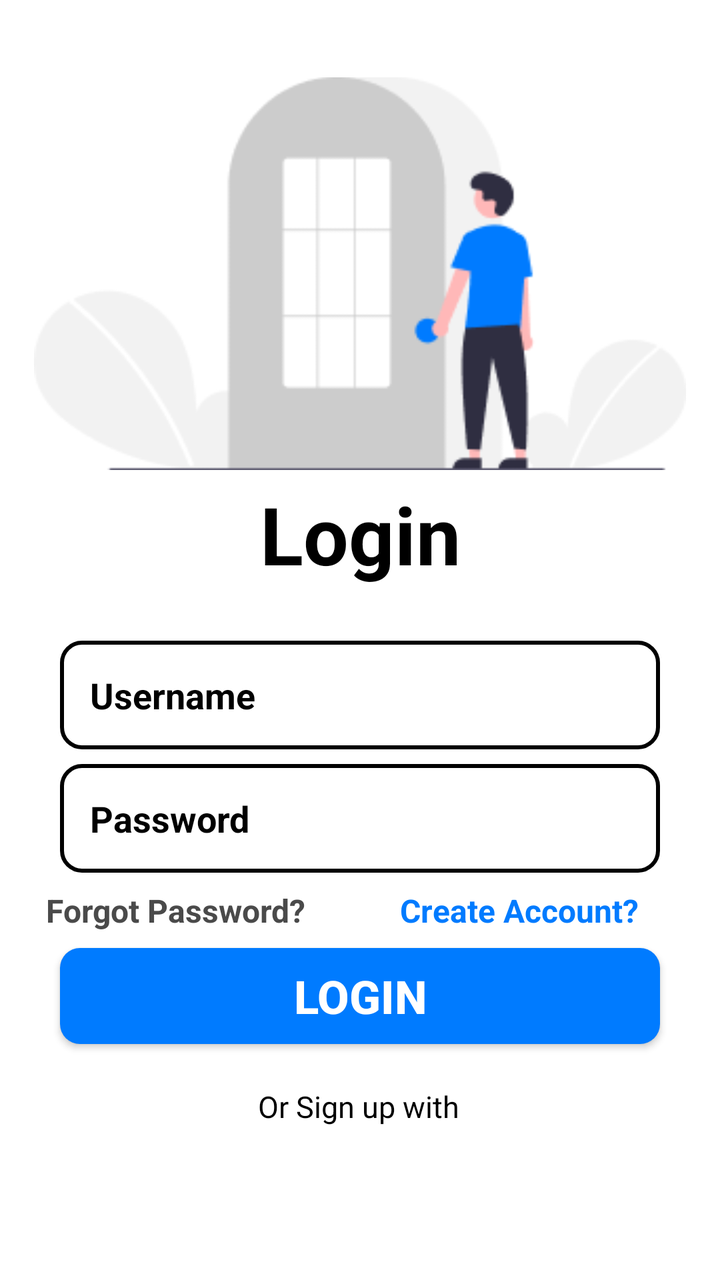
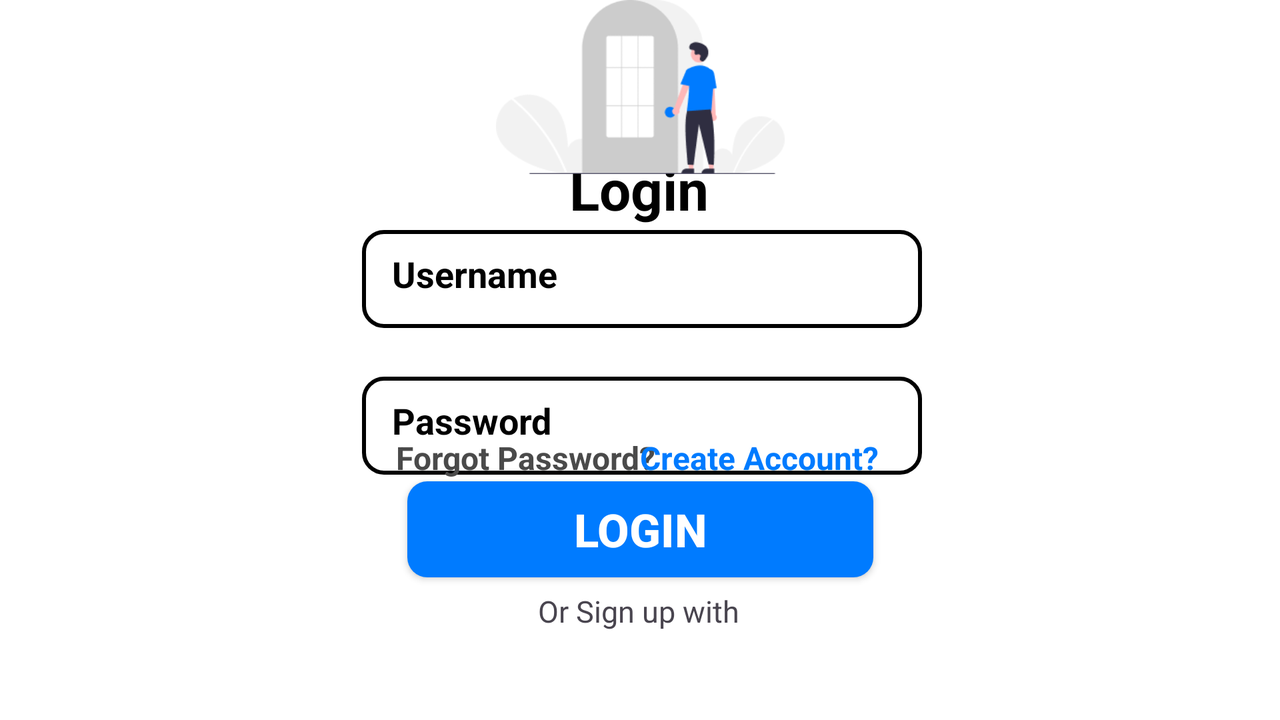

Two renders of one Android screen. The first uses the default layout on a phone; the second uses the alternative layout the repository ships for a different screen configuration, on a matching device. The two XML files are below.
<!-- AndroidManifest.xml: application theme Theme.TuluyanApp -->
<!-- res/layout/activity_user_login.xml -->
<?xml version="1.0" encoding="utf-8"?>
<androidx.constraintlayout.widget.ConstraintLayout xmlns:android="http://schemas.android.com/apk/res/android"
    xmlns:app="http://schemas.android.com/apk/res-auto"
    xmlns:tools="http://schemas.android.com/tools"
    android:id="@+id/main"
    android:background="@color/white"
    android:layout_width="match_parent"
    android:layout_height="match_parent"
    tools:context=".ownerLogin">

    <TextView
        android:id="@+id/textView5"
        android:layout_width="132dp"
        android:layout_height="62dp"
        android:text="@string/app10"
        android:textAlignment="center"
        android:textColor="@color/black"
        android:textSize="40sp"
        android:textStyle="bold"
        app:layout_constraintBottom_toBottomOf="parent"
        app:layout_constraintEnd_toEndOf="parent"
        app:layout_constraintStart_toStartOf="parent"
        app:layout_constraintTop_toBottomOf="@+id/imageView3"
        app:layout_constraintVertical_bias="0.0"
        tools:ignore="TextSizeCheck" />

    <ImageView
        android:id="@+id/imageView3"
        android:layout_width="326dp"
        android:layout_height="207dp"
        android:contentDescription="@string/app1"
        app:layout_constraintBottom_toBottomOf="parent"
        app:layout_constraintEnd_toEndOf="parent"
        app:layout_constraintStart_toStartOf="parent"
        app:layout_constraintTop_toTopOf="parent"
        app:layout_constraintVertical_bias="0.077"
        app:srcCompat="@drawable/rental3"/>

    <EditText
        android:id="@+id/TTeditTextTextEmailAddress"
        android:layout_width="match_parent"
        android:layout_height="wrap_content"
        android:layout_marginStart="30dp"
        android:layout_marginEnd="30dp"
        android:background="@drawable/border_rounded"
        android:ems="10"
        android:hint="@string/app6"
        android:inputType="textEmailAddress"
        android:minHeight="48dp"
        android:padding="15dp"
        android:textColor="@color/black"
        android:textColorHint="@color/black"
        android:textStyle="bold"
        app:layout_constraintBottom_toBottomOf="parent"
        app:layout_constraintEnd_toEndOf="parent"
        app:layout_constraintStart_toStartOf="parent"
        app:layout_constraintTop_toBottomOf="@+id/textView5"
        app:layout_constraintVertical_bias="0.064"
        tools:ignore="Autofill" />

    <EditText
        android:id="@+id/TTeditTextTextPassword"
        android:layout_width="match_parent"
        android:layout_height="wrap_content"
        android:layout_marginStart="30dp"
        android:layout_marginEnd="30dp"
        android:background="@drawable/border_rounded"
        android:ems="10"
        android:hint="@string/app7"
        android:inputType="textPassword"
        android:minHeight="48dp"
        android:padding="15dp"
        android:textColorHint="@color/black"
        android:textStyle="bold"
        app:layout_constraintBottom_toBottomOf="parent"
        app:layout_constraintEnd_toEndOf="parent"
        app:layout_constraintStart_toStartOf="parent"
        app:layout_constraintTop_toBottomOf="@+id/TTeditTextTextEmailAddress"
        app:layout_constraintVertical_bias="0.035"
        tools:ignore="Autofill" />

    <TextView
        android:id="@+id/TTtextView7"
        android:layout_width="wrap_content"
        android:layout_height="wrap_content"
        android:padding="10dp"
        android:text="@string/app8"
        android:textAlignment="center"
        android:textColor="@color/gray"
        android:textSize="16sp"
        android:textStyle="bold"
        app:layout_constraintBottom_toTopOf="@+id/TTbutton3"
        app:layout_constraintEnd_toEndOf="parent"
        app:layout_constraintHorizontal_bias="0.061"
        app:layout_constraintStart_toStartOf="parent"
        app:layout_constraintTop_toBottomOf="@+id/TTeditTextTextPassword"
        app:layout_constraintVertical_bias="0.51" />

    <TextView
        android:id="@+id/TTtextView8"
        android:layout_width="wrap_content"
        android:layout_height="wrap_content"
        android:padding="10dp"
        android:text="@string/app9"
        android:textAlignment="center"
        android:textColor="@color/blue"
        android:textSize="16sp"
        android:textStyle="bold"
        app:layout_constraintBottom_toTopOf="@+id/TTbutton3"
        app:layout_constraintEnd_toEndOf="parent"
        app:layout_constraintHorizontal_bias="0.86"
        app:layout_constraintStart_toStartOf="parent"
        app:layout_constraintTop_toBottomOf="@+id/TTeditTextTextPassword"
        app:layout_constraintVertical_bias="0.514" />

    <androidx.appcompat.widget.AppCompatButton
        android:id="@+id/TTbutton3"
        android:layout_width="match_parent"
        android:layout_height="wrap_content"
        android:layout_marginStart="30dp"
        android:layout_marginEnd="30dp"
        android:background="@drawable/blue_bg"
        android:text="@string/app10"
        android:textColor="@color/white"
        android:textSize="23sp"
        android:textStyle="bold"
        app:layout_constraintBottom_toBottomOf="parent"
        app:layout_constraintEnd_toEndOf="parent"
        app:layout_constraintStart_toStartOf="parent"
        app:layout_constraintTop_toBottomOf="@+id/TTeditTextTextPassword"
        app:layout_constraintVertical_bias="0.241" />

    <TextView
        android:id="@+id/textView9"
        android:layout_width="wrap_content"
        android:layout_height="wrap_content"
        android:text="@string/app11"
        android:textColor="@color/black"
        android:textSize="15sp"
        app:layout_constraintBottom_toBottomOf="parent"
        app:layout_constraintEnd_toEndOf="parent"
        app:layout_constraintHorizontal_bias="0.498"
        app:layout_constraintStart_toStartOf="parent"
        app:layout_constraintTop_toBottomOf="@+id/TTbutton3"
        app:layout_constraintVertical_bias="0.214" />

    <LinearLayout
        android:id="@+id/linearLayout"
        android:layout_width="match_parent"
        android:layout_height="wrap_content"
        android:gravity="center"
        android:orientation="horizontal"
        app:layout_constraintBottom_toBottomOf="parent"
        app:layout_constraintEnd_toEndOf="parent"
        app:layout_constraintStart_toStartOf="parent"
        app:layout_constraintTop_toBottomOf="@+id/textView9"
        app:layout_constraintVertical_bias="0.118">

        <ImageView
            android:id="@+id/imageView4"
            android:layout_width="wrap_content"
            android:layout_height="wrap_content"
            android:layout_weight="1"
            android:contentDescription="@string/app1"
            app:srcCompat="@drawable/rental4" />

        <ImageView
            android:id="@+id/imageView5"
            android:layout_width="wrap_content"
            android:layout_height="wrap_content"
            android:layout_weight="1"
            android:contentDescription="@string/app1"
            app:srcCompat="@drawable/rental5" />

        <ImageView
            android:id="@+id/imageView6"
            android:layout_width="wrap_content"
            android:layout_height="wrap_content"
            android:layout_weight="1"
            android:contentDescription="@string/app1"
            app:srcCompat="@drawable/rental6" />
    </LinearLayout>
</androidx.constraintlayout.widget.ConstraintLayout>
<!-- resources referenced by this layout -->
<resources>
  <color name="black">#FF000000</color>
  <color name="blue">#007BFF</color>
  <color name="gray">#4A4A4A</color>
  <color name="white">#FFFFFFFF</color>
  <!-- drawable blue_bg (drawable) -->
  <?xml version="1.0" encoding="utf-8"?>
  <selector xmlns:android="http://schemas.android.com/apk/res/android"
      >
      <item>
          <shape android:shape="rectangle">
              <solid android:color="#007BFF"/>/>
              <corners android:radius="10dp"/>
          </shape>
  
      </item>
  </selector>
  <!-- drawable border_rounded (drawable) -->
  <shape xmlns:android="http://schemas.android.com/apk/res/android">
      <solid android:color="@android:color/white"/> 
      <stroke
          android:width="2dp"
          android:color="@color/black"/> 
      <corners android:radius="10dp"/> 
  </shape>
  <!-- drawable rental3: png bitmap (drawable, 8157 bytes) -->
  <string name="app1">Welcome to</string>
  <string name="app10">Login</string>
  <string name="app11">Or Sign up with</string>
  <string name="app6">Username</string>
  <string name="app7">Password</string>
  <string name="app8">Forgot Password?</string>
  <string name="app9">Create Account?</string>
  <style name="Theme.TuluyanApp" parent="Base.Theme.TuluyanApp" />
  <style name="Base.Theme.TuluyanApp" parent="Theme.Material3.DayNight.NoActionBar">
          
          
      </style>
</resources>
<!-- res/layout-land/activity_user_login.xml (the repository's variant of the layout above) -->
<!-- drawn on the phone turned sideways -->
<?xml version="1.0" encoding="utf-8"?>
<androidx.constraintlayout.widget.ConstraintLayout xmlns:android="http://schemas.android.com/apk/res/android"
    xmlns:app="http://schemas.android.com/apk/res-auto"
    xmlns:tools="http://schemas.android.com/tools"
    android:id="@+id/main"
    android:background="@color/white"
    android:layout_width="match_parent"
    android:layout_height="match_parent"
    tools:context=".UserLogin">

    <TextView
        android:id="@+id/textView6"
        android:layout_width="115dp"
        android:layout_height="45dp"
        android:text="@string/app10"
        android:textAlignment="center"
        android:textColor="@color/black"
        android:textSize="28sp"
        android:textStyle="bold"
        app:layout_constraintBottom_toBottomOf="parent"
        app:layout_constraintEnd_toEndOf="parent"
        app:layout_constraintHorizontal_bias="0.499"
        app:layout_constraintStart_toStartOf="parent"
        app:layout_constraintTop_toTopOf="parent"
        app:layout_constraintVertical_bias="0.24"
        tools:ignore="TextSizeCheck"/>

    <ImageView
        android:id="@+id/imageView7"
        android:layout_width="151dp"
        android:layout_height="87dp"
        android:contentDescription="@string/app1"
        app:layout_constraintBottom_toBottomOf="parent"
        app:layout_constraintEnd_toEndOf="parent"
        app:layout_constraintStart_toStartOf="parent"
        app:layout_constraintTop_toTopOf="parent"
        app:layout_constraintVertical_bias="0.0"
        app:srcCompat="@drawable/rental3" />

    <EditText
        android:id="@+id/editTextTextEmailAddress2"
        android:layout_width="280dp"
        android:layout_height="49dp"
        android:layout_marginTop="10dp"
        android:background="@drawable/border_rounded"
        android:ems="10"
        android:hint="@string/app6"
        android:inputType="textEmailAddress"
        android:minHeight="48dp"
        android:padding="15dp"
        android:textColorHint="@color/black"
        android:textStyle="bold"
        app:layout_constraintBottom_toBottomOf="parent"
        app:layout_constraintEnd_toEndOf="parent"
        app:layout_constraintHorizontal_bias="0.503"
        app:layout_constraintStart_toStartOf="parent"
        app:layout_constraintTop_toTopOf="parent"
        app:layout_constraintVertical_bias="0.349"
        tools:ignore="Autofill" />

    <EditText
        android:id="@+id/editTextTextPassword2"
        android:layout_width="280dp"
        android:layout_height="49dp"
        android:layout_marginTop="170dp"
        android:background="@drawable/border_rounded"
        android:ems="10"
        android:hint="@string/app7"
        android:inputType="textPassword"
        android:minHeight="48dp"
        android:padding="15dp"
        android:textColorHint="@color/black"
        android:textStyle="bold"
        app:layout_constraintBottom_toBottomOf="parent"
        app:layout_constraintEnd_toEndOf="parent"
        app:layout_constraintHorizontal_bias="0.503"
        app:layout_constraintStart_toStartOf="parent"
        app:layout_constraintTop_toTopOf="parent"
        app:layout_constraintVertical_bias="0.13"
        tools:ignore="Autofill" />

    <TextView
        android:id="@+id/textView10"
        android:layout_width="142dp"
        android:layout_height="31dp"
        android:text="@string/app8"
        android:textAlignment="center"
        android:textColor="@color/gray"
        android:textSize="16sp"
        android:textStyle="bold"
        app:layout_constraintBottom_toBottomOf="parent"
        app:layout_constraintEnd_toEndOf="parent"
        app:layout_constraintHorizontal_bias="0.385"
        app:layout_constraintStart_toStartOf="parent"
        app:layout_constraintTop_toTopOf="parent"
        app:layout_constraintVertical_bias="0.663" />

    <TextView
        android:id="@+id/textView11"
        android:layout_width="142dp"
        android:layout_height="31dp"
        android:text="@string/app9"
        android:textAlignment="center"
        android:textColor="@color/blue"
        android:textSize="16sp"
        android:textStyle="bold"
        app:layout_constraintBottom_toBottomOf="parent"
        app:layout_constraintEnd_toEndOf="parent"
        app:layout_constraintHorizontal_bias="0.619"
        app:layout_constraintStart_toStartOf="parent"
        app:layout_constraintTop_toTopOf="parent"
        app:layout_constraintVertical_bias="0.663" />

    <androidx.appcompat.widget.AppCompatButton
        android:id="@+id/button4"
        android:layout_width="233dp"
        android:layout_height="48dp"
        android:background="@drawable/blue_bg"
        android:text="@string/app10"
        android:textColor="@color/white"
        android:textSize="23sp"
        android:textStyle="bold"
        app:layout_constraintBottom_toBottomOf="parent"
        app:layout_constraintEnd_toEndOf="parent"
        app:layout_constraintStart_toStartOf="parent"
        app:layout_constraintTop_toTopOf="parent"
        app:layout_constraintVertical_bias="0.771" />

    <TextView
        android:id="@+id/textView12"
        android:layout_width="wrap_content"
        android:layout_height="wrap_content"
        android:text="@string/app11"
        android:textSize="15sp"
        app:layout_constraintBottom_toBottomOf="parent"
        app:layout_constraintEnd_toEndOf="parent"
        app:layout_constraintHorizontal_bias="0.499"
        app:layout_constraintStart_toStartOf="parent"
        app:layout_constraintTop_toTopOf="parent"
        app:layout_constraintVertical_bias="0.869" />

    <LinearLayout
        android:layout_width="438dp"
        android:layout_height="48dp"
        android:gravity="center"
        android:orientation="horizontal"
        app:layout_constraintBottom_toBottomOf="parent"
        app:layout_constraintEnd_toEndOf="parent"
        app:layout_constraintStart_toStartOf="parent"
        app:layout_constraintTop_toBottomOf="@+id/textView12"
        app:layout_constraintVertical_bias="0.821">


        <ImageView
            android:id="@+id/imageView8"
            android:layout_width="wrap_content"
            android:layout_height="wrap_content"
            android:layout_weight="1"
            app:srcCompat="@drawable/rental4"
            android:contentDescription="@string/app1"/>

        <ImageView
            android:id="@+id/imageView9"
            android:layout_width="wrap_content"
            android:layout_height="wrap_content"
            android:layout_weight="1"
            app:srcCompat="@drawable/rental5"
            android:contentDescription="@string/app1"/>

        <ImageView
            android:id="@+id/imageView10"
            android:layout_width="wrap_content"
            android:layout_height="wrap_content"
            android:layout_weight="1"
            app:srcCompat="@drawable/rental6"
            android:contentDescription="@string/app1"/>
    </LinearLayout>
</androidx.constraintlayout.widget.ConstraintLayout>
